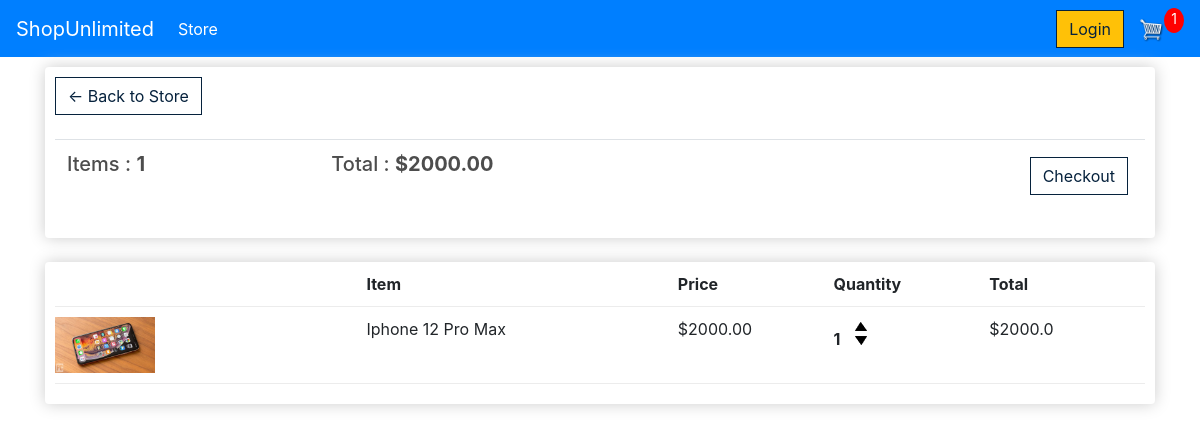
The app's page /cart/ (signed in) with its own data.
### store/models.py (models this page shows, shortened)
class Order(models.Model):
 	customer = models.ForeignKey(customer,on_delete=models.SET_NULL,blank=True,null=True)
 	date_ordered = models.DateTimeField(auto_now_add=True)
 	complete = models.BooleanField(default=True,null=True,blank=False)
 	transaction_id= models.CharField(max_length=200,null=True)
 	@property
 	def get_cart_total(self):
 		orderitems = self.orderitem_set.all()
 		total = sum([item.get_total for item in orderitems])
 		return total
 	@property
 	def get_cart_items(self):
 		orderitems = self.orderitem_set.all()
 		total = sum([item.quantity for item in orderitems])
 		return total

class orderItem(models.Model):
 	product = models.ForeignKey(product,on_delete=models.SET_NULL,blank=True,null=True)
 	order = models.ForeignKey(Order,on_delete=models.SET_NULL,blank=True,null=True)
 	quantity = models.IntegerField(default=0,null=True,blank=True)
 	date_added = models.DateTimeField(auto_now_add=True)
 	@property
 	def get_total(self):
 		total = self.product.price * self.quantity
 		return total

class product(models.Model):
 	name = models.CharField(max_length=200,null=True)
 	price = models.FloatField()
 	digital = models.BooleanField(default=False,null=True,blank=False)
 	image = models.ImageField(null=True,blank=True)
 	@property
 	def imageURL(self):
 		try:
 			url=self.image.url
 		except:
 			url=''
 		return url

### store/views.py (the view)
# urls.py: path('cart/',views.cart,name='Cart'),
def cart(request):
	if request.user.is_authenticated:
		customer = request.user.customer
		order,created=Order.objects.get_or_create(customer=customer,complete=False)
		items = order.orderitem_set.all()
		cartItems = order.get_cart_items
	else:
		items = []
		order = {
		    'get_cart_total':0, 'get_cart_items':0,'shipping':False
		}
		cartItems = order['get_cart_items']
	context={'items':items ,'order':order,'cartItems':cartItems}
	return render(request, 'store/cart.html',context)

### store/templates/store/cart.html
{% extends 'store/main.html' %}
{% load static %}
{% block content %}
<div class="row">
	<div class="col-lg-12">
		<div class="box-element">
			<a class="btn btn-outline-dark" href="{% url 'Store' %}">&#x2190; Back to Store</a>
			<br>
			<br>
			<table class="table">
				<tr>
					<th><h5>Items : <strong>{{order.get_cart_items}}</strong></h5></th>
					<th><h5>Total : <strong>${{order.get_cart_total|floatformat:2}}</strong></h5></th>
					<th>
						<a style="float: right;margin: 5px" class="btn btn-outline-success" href="{% url 'Checkout' %}">Checkout</a>
					</th>
				</tr>
			</table>
		</div>
		<br>
		<div class="box-element">
			 <div class="cart-row">
			 	<div style="flex: 2"></div>
			 	<div style="flex: 2"><strong>Item</strong></div>
			 	<div style="flex: 1"><strong>Price</strong></div>
			 	<div style="flex: 1"><strong>Quantity</strong></div>
			 	<div style="flex: 1"><strong>Total</strong></div>
			 </div>
			 {% for item in items %}
			 <div class="cart-row">
			 	<div style="flex: 2"><img class="row-image" src="{{item.product.imageURL}}"></div>
			 	<div style="flex: 2">{{item.product.name}}</div>
			 	<div style="flex: 1">${{item.product.price|floatformat:2}}</div>
			 	<div style="flex: 1">
			 		<p class="quantity">{{item.quantity}}</p>
			 		<div class="quantity">
			 			<img class="chg-quantity update-cart" data-product="{{item.product.id}}" data-action="add" src="{% static 'images/arrow-up.png' %}">
			 			<img class="chg-quantity update-cart" data-product="{{item.product.id}}" data-action="remove" src="{% static 'images/arrow-down.png' %}">
			 		</div>
			 	</div>
			 	<div style="flex: 1">${{item.get_total}}</div>
			 </div>
			 {% endfor %}
		</div>
	</div>
</div>
{% endblock content %}

### static/css/main.css (style rules this page uses)
body { background-color: hsla(0, 0%, 100%, 0.959); }
h1, h2, h3, h4, h5, h6 { color: hsl(0, 0%, 30%); }
.box-element { box-shadow: hsl(0, 0%, 80%) 0 0 16px; background-color: #fff; border-radius: 4px; padding: 10px; }
.col-lg-4, .col-lg-6, .col-lg-8, .col-lg-12 { margin-top: 10px; }
.btn { border-radius: 0; color: #06223D; border-color: #06223D; }
.row-image { width: 100px; }
.cart-row { display: flex; align-items: flex-stretch; padding-bottom: 10px; margin-bottom: 10px; border-bottom: 1px solid #ececec; }
.quantity { display: inline-block; font-weight: 700; padding-right: 10px; }
.chg-quantity { width: 12px; cursor: pointer; display: block; margin-top: 5px; transition: .1s; }

### records on screen
Order: get_cart_items "1", get_cart_total "2000.00"
orderItem: product.imageURL (picture), product.name "Iphone 12 Pro Max", product.price "2000.00", quantity "1", get_total "2000.0"

### other values on screen
{{ cartItems }} "1"
